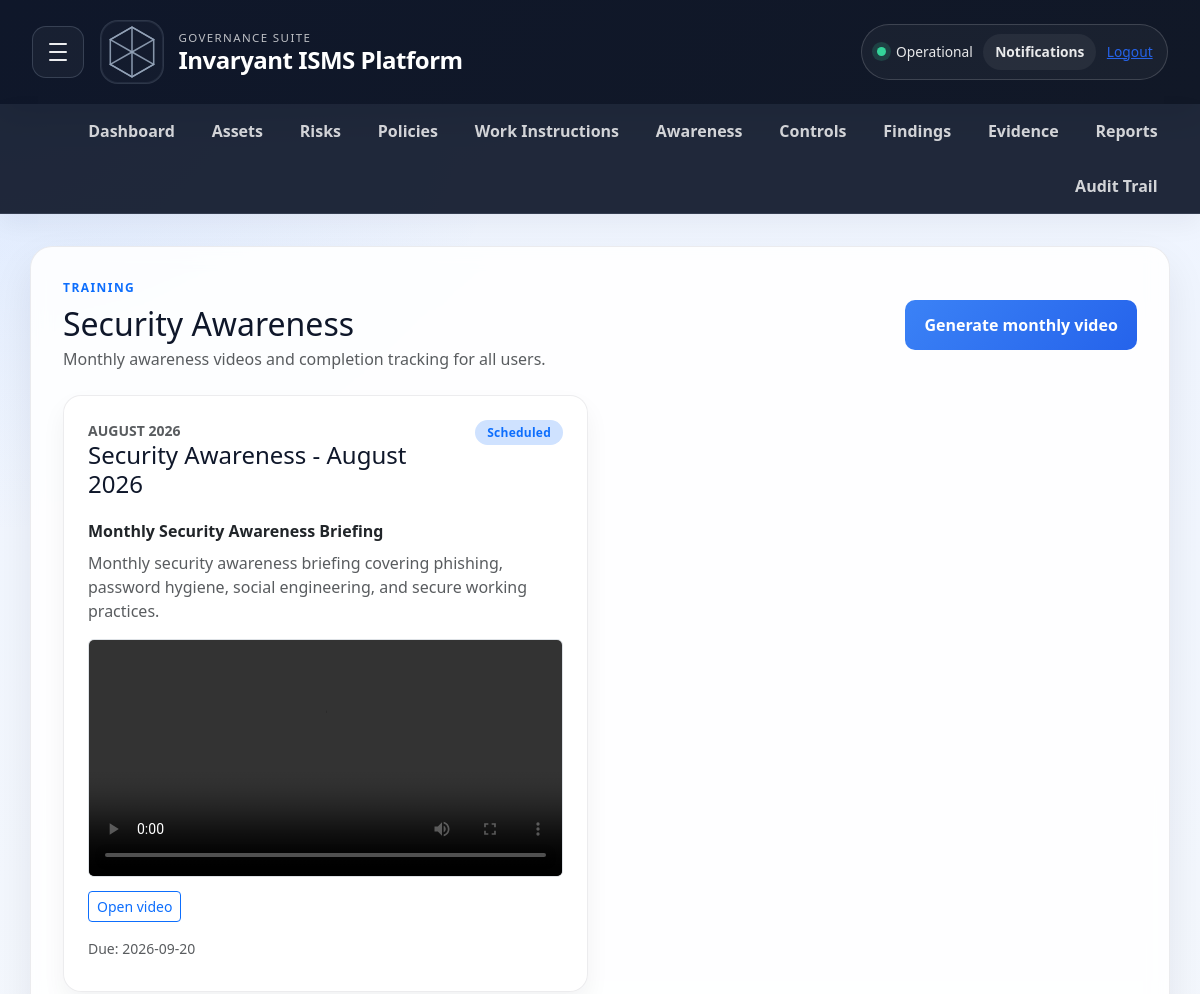
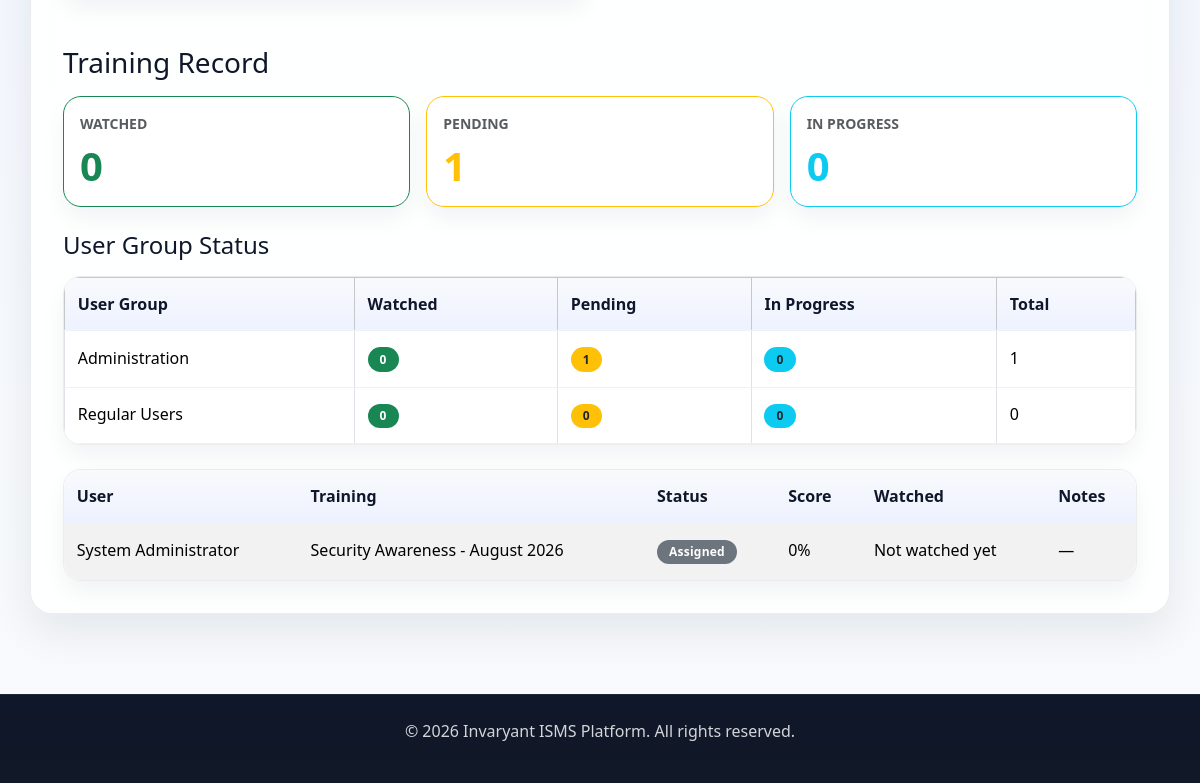
The app's page /security-awareness (signed in) with its own data (2 pictures, top to bottom).
### app/models.py (models this page shows, shortened)
class SecurityAwarenessCampaign(db.Model):
    __tablename__ = 'security_awareness_campaigns'
    id = db.Column(db.Integer, primary_key=True)
    tenant_id = db.Column(db.Integer, db.ForeignKey('tenants.id'), nullable=False, default=1)
    title = db.Column(db.String(200), nullable=False)
    month_label = db.Column(db.String(50), nullable=False)
    video_title = db.Column(db.String(200), nullable=False)
    description = db.Column(db.Text)
    video_url = db.Column(db.String(500), nullable=True)
    status = db.Column(db.String(50), default='Scheduled')
    due_date = db.Column(db.DateTime, nullable=True)
    created_at = db.Column(db.DateTime, default=datetime.utcnow)
    created_by_user_id = db.Column(db.Integer, db.ForeignKey('users.id'), nullable=True)
    assignments = db.relationship('AwarenessAssignment', backref='campaign', lazy=True)

class UserGroup(db.Model):
    __tablename__ = 'user_groups'
    __table_args__ = (
        db.Index('ix_user_groups_tenant_id', 'tenant_id'),
    )
    id = db.Column(db.Integer, primary_key=True)
    tenant_id = db.Column(db.Integer, db.ForeignKey('tenants.id'), nullable=False)
    name = db.Column(db.String(200), nullable=False)
    description = db.Column(db.Text, nullable=True)
    created_at = db.Column(db.DateTime, default=datetime.utcnow)
    users = db.relationship(
        'User',
        secondary='user_group_memberships',
        backref=db.backref('groups', lazy='dynamic'),
        lazy='dynamic',
    )

class AwarenessAssignment(db.Model):
    __tablename__ = 'awareness_assignments'
    id = db.Column(db.Integer, primary_key=True)
    tenant_id = db.Column(db.Integer, db.ForeignKey('tenants.id'), nullable=False, default=1)
    campaign_id = db.Column(db.Integer, db.ForeignKey('security_awareness_campaigns.id'), nullable=False)
    user_id = db.Column(db.Integer, db.ForeignKey('users.id'), nullable=False)
    status = db.Column(db.String(50), default='Assigned')
    assigned_at = db.Column(db.DateTime, default=datetime.utcnow)
    sent_at = db.Column(db.DateTime, nullable=True)
    watched_at = db.Column(db.DateTime, nullable=True)
    completion_score = db.Column(db.Integer, default=0)
    notes = db.Column(db.Text, nullable=True)
    user = db.relationship('User', backref='awareness_assignments')

class User(UserMixin, db.Model):
    __tablename__ = 'users'
    __table_args__ = (
        db.Index('ix_users_tenant_id', 'tenant_id'),
        db.Index('ix_users_role_id', 'role_id'),
        db.Index('ix_users_email', 'email'),
    )
    id = db.Column(db.Integer, primary_key=True)
    tenant_id = db.Column(db.Integer, db.ForeignKey('tenants.id'), nullable=False)
    email = db.Column(db.String(255), unique=True, nullable=False)
    password_hash = db.Column(db.String(255), nullable=False)
    full_name = db.Column(db.String(200), nullable=False)
    role_id = db.Column(db.Integer, db.ForeignKey('roles.id'), nullable=False)
    is_active = db.Column(db.Boolean, default=True)
    mfa_enabled = db.Column(db.Boolean, default=False)
    mfa_secret = db.Column(db.String(64), nullable=True)
    profile_photo_path = db.Column(db.String(500), nullable=True)
    created_at = db.Column(db.DateTime, default=datetime.utcnow)
    last_login_at = db.Column(db.DateTime, nullable=True)
    role = db.relationship('Role', backref='users')

### app/routes.py (the view, shortened to what this page needs)
@main.route('/security-awareness')
@login_required
def security_awareness_list():
    if current_user.role and current_user.role.name in {'admin', 'security_manager', 'auditor'}:
        campaigns = SecurityAwarenessCampaign.query.filter_by(tenant_id=current_user.tenant_id).order_by(SecurityAwarenessCampaign.created_at.desc()).all()
        assignments = AwarenessAssignment.query.filter_by(tenant_id=current_user.tenant_id).order_by(AwarenessAssignment.assigned_at.desc()).all()
        all_groups = UserGroup.query.filter_by(tenant_id=current_user.tenant_id).order_by(UserGroup.name.asc()).all()
    watched_assignments = [a for a in assignments if a.status == 'Completed']
    pending_assignments = [a for a in assignments if a.status in {'Assigned', 'Pending'}]
    in_progress_assignments = [a for a in assignments if a.status == 'In Progress']
    group_status_breakdown = []
    for group in all_groups:
        group_user_ids = [user.id for user in group.users.all()] if hasattr(group.users, 'all') else [member.id for member in group.users]
        group_assignments = [assignment for assignment in assignments if assignment.user_id in group_user_ids]
        group_status_breakdown.append({
            'group': group,
            'watched': sum(1 for assignment in group_assignments if assignment.status == 'Completed'),
            'pending': sum(1 for assignment in group_assignments if assignment.status in {'Assigned', 'Pending'}),
            'in_progress': sum(1 for assignment in group_assignments if assignment.status == 'In Progress'),
            'total': len(group_assignments),
        })
    return render_template(
        'security_awareness_list.html',
        campaigns=campaigns,
        assignments=assignments,
        watched_assignments=watched_assignments,
        pending_assignments=pending_assignments,
        in_progress_assignments=in_progress_assignments,
        group_status_breakdown=group_status_breakdown,
    )

### app/templates/security_awareness_list.html (shortened to what this page needs)
{% extends "base.html" %}
{% block content %}
<div class="d-flex flex-column flex-lg-row justify-content-between align-items-lg-center mb-4 gap-3">
    <div>
        <p class="text-uppercase fw-bold text-primary mb-2" style="letter-spacing: 0.12em; font-size: 0.75rem;">Training</p>
        <h2 class="mb-1">Security Awareness</h2>
        <p class="text-muted mb-0">Monthly awareness videos and completion tracking for all users.</p>
    </div>
    {% if current_user.role and (current_user.role.name == 'admin' or current_user.role.name == 'security_manager') %}
    <a href="/security-awareness/new" class="btn btn-primary">Generate monthly video</a>
    {% endif %}
</div>
{% if campaigns %}
<div class="row g-4">
    {% for campaign in campaigns %}
    {% set assignment = none %}
    {% if current_user.role and (current_user.role.name == 'admin' or current_user.role.name == 'security_manager') %}
        {% set assignment = none %}
    {% else %}
        {% for item in current_user.awareness_assignments %}
            {% if item.campaign_id == campaign.id %}
                {% set assignment = item %}
            {% endif %}
        {% endfor %}
    {% endif %}
    <div class="col-lg-6">
        <div class="card h-100 p-4">
            <div class="d-flex justify-content-between align-items-start gap-3 mb-3">
                <div>
                    <div class="text-uppercase small text-muted fw-bold">{{ campaign.month_label }}</div>
                    <h4 class="mb-1">{{ campaign.title }}</h4>
                </div>
                <span class="badge bg-primary-subtle text-primary">{{ campaign.status }}</span>
            </div>
            <div class="mb-3">
                <strong>{{ campaign.video_title }}</strong>
                <p class="text-muted mt-2 mb-0">{{ campaign.description }}</p>
            </div>
            {% if campaign.video_url %}
            <div class="mb-3">
                <video
                    controls
                    preload="metadata"
                    class="w-100 rounded border"
                    data-assignment-id="{{ assignment.id if assignment else '' }}"
                    data-csrf-token="{{ session.get('_csrf_token') }}"
                    {% if assignment and assignment.status == 'Completed' %}data-watched="true"{% endif %}>
                    <source src="{{ campaign.video_url }}" type="video/mp4">
                </video>
                <div class="mt-2">
                    <a href="{{ campaign.video_url }}" target="_blank" rel="noopener" class="btn btn-outline-primary btn-sm">Open video</a>
                </div>
            </div>
            {% endif %}
            {% if current_user.role and (current_user.role.name == 'admin' or current_user.role.name == 'security_manager') %}
            <div class="small text-muted mb-2">Due: {{ campaign.due_date.strftime('%Y-%m-%d') if campaign.due_date else 'Not set' }}</div>
            {% endif %}
        </div>
    </div>
    {% endfor %}
</div>
{% else %}
<div class="empty-state">
    <h5 class="mb-2">No awareness campaigns yet</h5>
    <p class="mb-0">Generate the first monthly security awareness briefing to assign it to users.</p>
</div>
{% endif %}
{% if assignments %}
<div class="mt-5">
    <div class="d-flex justify-content-between align-items-center mb-3">
        <h3 class="mb-0">Training Record</h3>
    </div>
    <div class="row g-3 mb-4">
        <div class="col-md-4">
            <div class="card border-success h-100">
                <div class="card-body">
                    <div class="text-muted small text-uppercase fw-bold">Watched</div>
                    <div class="display-6 fw-bold text-success mt-2">{{ watched_assignments|length }}</div>
                </div>
            </div>
        </div>
        <div class="col-md-4">
            <div class="card border-warning h-100">
                <div class="card-body">
                    <div class="text-muted small text-uppercase fw-bold">Pending</div>
                    <div class="display-6 fw-bold text-warning mt-2">{{ pending_assignments|length }}</div>
                </div>
            </div>
        </div>
        <div class="col-md-4">
            <div class="card border-info h-100">
                <div class="card-body">
                    <div class="text-muted small text-uppercase fw-bold">In Progress</div>
                    <div class="display-6 fw-bold text-info mt-2">{{ in_progress_assignments|length }}</div>
                </div>
            </div>
        </div>
    </div>
    {% if group_status_breakdown %}
    <div class="mb-4">
        <h4 class="mb-3">User Group Status</h4>
        <div class="card p-0 overflow-hidden">
            <div class="table-responsive">
                <table class="table table-bordered table-hover mb-0 align-middle">
                    <thead class="table-light">
                        <tr>
                            <th>User Group</th>
                            <th>Watched</th>
                            <th>Pending</th>
                            <th>In Progress</th>
                            <th>Total</th>
                        </tr>
                    </thead>
                    <tbody>
                        {% for item in group_status_breakdown %}
                        <tr>
                            <td>{{ item.group.name }}</td>
                            <td><span class="badge bg-success">{{ item.watched }}</span></td>
                            <td><span class="badge bg-warning text-dark">{{ item.pending }}</span></td>
                            <td><span class="badge bg-info text-dark">{{ item.in_progress }}</span></td>
                            <td>{{ item.total }}</td>
                        </tr>
                        {% endfor %}
                    </tbody>
                </table>
            </div>
        </div>
    </div>
    {% endif %}
    <div class="card p-0 overflow-hidden">
        <div class="table-responsive">
            <table class="table table-striped table-hover mb-0 align-middle">
                <thead class="table-light">
                    <tr>
                        <th>User</th>
                        <th>Training</th>
                        <th>Status</th>
                        <th>Score</th>
                        <th>Watched</th>
                        <th>Notes</th>
                    </tr>
                </thead>
                <tbody>
                    {% for record in assignments %}
                    <tr>
                        <td>{{ record.user.full_name or record.user.email if record.user else 'Unknown user' }}</td>
                        <td>{{ record.campaign.title if record.campaign else 'Training campaign' }}</td>
                        <td>
                            <span class="badge {% if record.status == 'Completed' %}bg-success{% elif record.status == 'In Progress' %}bg-info text-dark{% elif record.status == 'Pending' %}bg-warning text-dark{% else %}bg-secondary{% endif %}">
                                {{ record.status if record.status else 'Assigned' }}
                            </span>
                        </td>
                        <td>{{ record.completion_score }}%</td>
                        <td>{{ record.watched_at.strftime('%Y-%m-%d') if record.watched_at else 'Not watched yet' }}</td>
                        <td>{{ record.notes or '—' }}</td>
                    </tr>
                    {% endfor %}
                </tbody>
            </table>
        </div>
    </div>
</div>
{% endif %}
{% endblock %}

### app/static/style.css (style rules this page uses)
:root { --isms-navy: #0f172a; --isms-navy-soft: #1e293b; --isms-blue: #2563eb; --isms-accent: #3b82f6; --isms-danger: #ef4444; --isms-warning: #f59e0b; --isms-success: #10b981; --isms-bg: #f4f7fb; --isms-panel: rgba(255, 255, 255, 0.88); --isms-border: rgba(15, 23, 42, 0.08); --isms-text: #1f2937; --isms-muted: #64748b; --isms-shadow: 0 18px 40px rgba(15, 23, 42, 0.08); }
* { margin: 0; padding: 0; box-sizing: border-box; }
body { background: radial-gradient(circle at top left, rgba(59, 130, 246, 0.12), transparent 25%), linear-gradient(180deg, #eef4ff 0%, #f8fafc 100%); font-family: 'Segoe UI', Roboto, -apple-system, sans-serif; color: var(--isms-text); line-height: 1.5; }
.card { border: 1px solid var(--isms-border); border-radius: 18px; box-shadow: 0 12px 24px rgba(15, 23, 42, 0.05); transition: transform 0.15s ease, box-shadow 0.2s ease; background: rgba(255,255,255,0.9); }
h1, h2, h3, h4, h5, h6 { color: var(--isms-navy); margin-bottom: 0.75rem; }
p { margin-bottom: 1rem; }
a { color: var(--isms-blue); }
.table { width: 100%; border-collapse: collapse; background-color: white; border-radius: 12px; overflow: hidden; }
.table th, .table td { padding: 0.9rem 0.8rem; border-bottom: 1px solid #edf2f7; text-align: left; vertical-align: top; }
.table thead th { background: linear-gradient(180deg, #f8fafc, #eef2ff); color: var(--isms-navy); font-weight: 700; }
.badge { display: inline-block; padding: 0.4rem 0.75rem; border-radius: 999px; color: white; font-weight: 700; font-size: 0.75rem; letter-spacing: 0.02em; }
button.primary, .btn-primary, .btn-success, .btn-warning, .btn-danger, .btn-secondary { display: inline-block; border: none; border-radius: 10px; text-decoration: none; padding: 0.8rem 1.2rem; font-weight: 700; cursor: pointer; transition: transform 0.15s ease, opacity 0.2s ease; }
.btn-primary { background: linear-gradient(135deg, #3b82f6, #2563eb); color: white; }

### records on screen
SecurityAwarenessCampaign: month_label "AUGUST 2026", title "Security Awareness - August 2026", status "Scheduled", video_title "Monthly Security Awareness Briefing", description "Monthly security awareness briefing covering phishing, password hygiene, social engineering, and secure working practices.", due_date "2026-09-20"
UserGroup: group.name "Administration"
UserGroup: group.name "Regular Users"
AwarenessAssignment: user "System Administrator", campaign "Security Awareness - August 2026", status "Assigned", completion_score "0", watched_at "Not watched yet", notes "—"

### other values on screen
{{ watched_assignments|length }} "0"
{{ pending_assignments|length }} "1"
{{ in_progress_assignments|length }} "0"
{{ item.watched }} "0" "0"
{{ item.pending }} "1" "0"
{{ item.in_progress }} "0" "0"
{{ item.total }} "1" "0"
